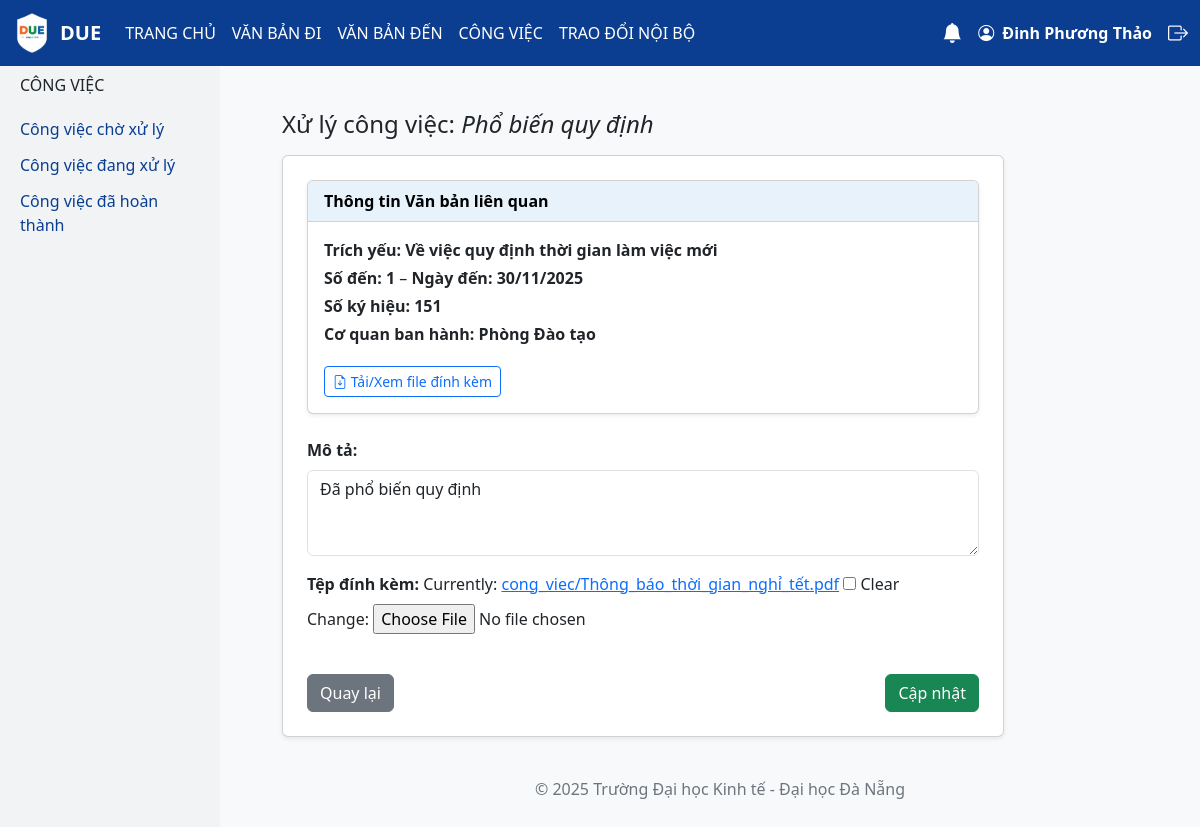
/xu_ly_cong_viec/1/ (signed in), run on the app's committed database.
### model_share/models.py (models this page shows, shortened)
class CongViec(models.Model):
    TRANG_THAI_CHOICES = [
        ("Chờ xử lý", "Chờ xử lý"),
        ("Đang xử lý", "Đang xử lý"),
        ("Yêu cầu sửa", "Yêu cầu sửa"),
        ("Chờ phê duyệt", "Chờ phê duyệt"),
        ("Hoàn thành", "Hoàn thành"),
    ]
    MaCV = models.AutoField(primary_key=True)
    TieuDe = models.CharField(max_length=255)
    MoTa = models.CharField(max_length=255, null=True, blank=True)
    NgayNhan = models.DateField()
    HanXuLy = models.DateField()
    TrangThai = models.CharField(max_length=100, choices=TRANG_THAI_CHOICES, default="Chờ xử lý")
    FileDinhKem = models.FileField(upload_to="cong_viec/", null=True, blank=True)
    NgayHoanThanh = models.DateTimeField(null=True, blank=True)
    MaVanBanDen = models.ForeignKey(VanBanDen, on_delete=models.CASCADE)
    NguoiXuLyChinh = models.ForeignKey(User, on_delete=models.CASCADE, null=True, blank=True)

class VanBanDen(models.Model):
    TRANG_THAI_CHOICES = [
        ("Đang xử lý", "Đang xử lý"),
        ("Chờ phê duyệt", "Chờ phê duyệt"),
        ("Chờ xử lý", "Chờ xử lý"),
    ]
    DO_KHAN_CHOICES = [
        ("Thường", "Thường"),
        ("Khẩn", "Khẩn"),
    ]
    DO_MAT_CHOICES = [
        ("Thường", "Thường"),
        ("Mật", "Mật"),
    ]
    MaVanBanDen = models.AutoField(primary_key=True)
    SoDen = models.IntegerField()
    NgayDen = models.DateField()
    SoKyHieu = models.CharField(max_length=255, unique=True)
    TrichYeu = models.CharField(max_length=255)
    CoQuanBanHanh = models.CharField(max_length=100)
    NguoiXuLyChinh = models.CharField(max_length=255, null=True, blank=True)
    NguoiXuLy = models.CharField(max_length=255, null=True, blank=True)
    user = models.ForeignKey(User, on_delete=models.CASCADE)
    HanXuLy = models.DateField(null=True, blank=True)
    LoaiVanBan = models.CharField(max_length=100)
    TrangThai = models.CharField(max_length=100, choices=TRANG_THAI_CHOICES, default="Chờ xử lý")
    DoKhan = models.CharField(max_length=50, choices=DO_KHAN_CHOICES, default="Thường")
    DoMat = models.CharField(max_length=50, choices=DO_MAT_CHOICES, default="Thường")
    NguoiKy = models.CharField(max_length=255)
    NguoiDuyet = models.CharField(max_length=255)
    NgayBanHanh = models.DateField(null=True, blank=True)
    FileDinhKem = models.FileField(upload_to='vanbanden/', null=True, blank=True)
    NguoiNhan = models.ForeignKey(
        User,
        on_delete=models.SET_NULL,
        null=True,
        blank=True,
        related_name="vanbanden_nhan"
    )
    van_ban_di_lien_quan = models.ForeignKey(
        'vanbandi.VanBanDi',
        on_delete=models.SET_NULL,
        null=True,
        blank=True
    )

### congviec/views.py (the view, shortened to what this page needs)
# urls.py: path('xu_ly_cong_viec/<int:ma_cv>/', views.xu_ly_cong_viec, name='xu_ly_cong_viec'),
@login_required(login_url='/accounts/login/')
def xu_ly_cong_viec(request, ma_cv):
    cv = get_object_or_404(CongViec, MaCV=ma_cv)
    vanban = cv.MaVanBanDen
    form = XuLyCongViecForm(request.POST or None, request.FILES or None, instance=cv)
    return render(request, 'congviec/xu_ly_cong_viec.html', {
        'cv': cv,
        'vanban': vanban,
        'form': form
    })

### congviec/forms.py
class XuLyCongViecForm(forms.ModelForm):
    class Meta:
        model = CongViec
        fields = ['MoTa', 'FileDinhKem']
        widgets = {
            'MoTa': forms.Textarea(attrs={
                'class': 'form-control',
                'rows': 3,
                'placeholder': 'Nhập mô tả hoặc ghi chú khi xử lý công việc'
}),
        }

### congviec/context_processors.py (called while the page is built)
def notifications(request):
    if request.user.is_authenticated:
        unread_count = Notification.objects.filter(user=request.user, is_read=False).count()
        notifications = Notification.objects.filter(user=request.user).order_by('-created_at')[:5]
        return {'unread_count': unread_count, 'notifications': notifications}
    return {'unread_count': 0, 'notifications': []}

### congviec/templates/congviec/xu_ly_cong_viec.html (shortened to what this page needs)
{% extends 'base.html' %}
{% block content %}
<div class="row">
    <div class="col-md-2 sidebar">
        <h6 class="text-uppercase mb-3">Công việc</h6>
        <a href="{% url 'cong_viec_cho_xu_ly' %}">Công việc chờ xử lý</a>
        <a href="{% url 'cong_viec_dang_xu_ly' %}">Công việc đang xử lý</a>
        <a href="{% url 'cong_viec_da_hoan_thanh' %}">Công việc đã hoàn thành</a>
    </div>
    <div class="col-md-10">
        <div class="container mt-4">
            <h4>Xử lý công việc: <em>{{ cv.TieuDe }}</em></h4>
            <form method="post" enctype="multipart/form-data" class="card p-4 shadow-sm mt-3">
                <div class="card shadow-sm mb-4">
                    <div class="card-header bg-custom-header text-dark fw-bold">
                        Thông tin Văn bản liên quan
                    </div>
                    <div class="card-body">
                        <p class="mb-1"><b>Trích yếu:</b> <span class="fw-semibold">{{ vanban.TrichYeu }}</span></p>
                        <p class="mb-1"><b>Số đến:</b> <span class="fw-semibold">{{ vanban.SoDen }}</span> –
                        <b>Ngày đến:</b> <span class="fw-semibold">{{ vanban.NgayDen|date:"d/m/Y" }}</span></p>
                        <p class="mb-1"><b>Số ký hiệu:</b> <span class="fw-semibold">{{ vanban.SoKyHieu }}</span></p>
                        <p class="mb-1"><b>Cơ quan ban hành:</b> <span class="fw-semibold">{{ vanban.CoQuanBanHanh }}</span></p>
                        {% if vanban.FileDinhKem %}
                            <a href="{{ vanban.FileDinhKem.url }}" target="_blank" class="btn btn-outline-primary btn-sm mt-3">
                                <i class="bi bi-file-earmark-arrow-down"></i> Tải/Xem file đính kèm
                            </a>
                        {% endif %}
                    </div>
                </div>
                    <div class="mb-3">
                    <label class="form-label fw-bold">Mô tả:</label>  {{ form.MoTa }}</div>
                    <div class="mb-3">
                        <label class="form-label fw-bold">Tệp đính kèm:</label>
                        {{ form.FileDinhKem }}
                    </div>
                <div class="d-flex justify-content-between mt-4">
                    <a href="{% url 'cong_viec_cho_xu_ly' %}" class="btn btn-secondary">Quay lại</a>
                    <button type="submit" class="btn btn-success">Cập nhật</button>
                </div>
            </form>
        </div>
    </div>
</div>
{% endblock %}

### templates/base.html (shortened to what this page needs)
<!DOCTYPE html>
<html lang="vi">
<head>
  <link href="https://cdn.jsdelivr.net/npm/bootstrap@5.3.0/dist/css/bootstrap.min.css" rel="stylesheet">
  <link href="https://cdn.jsdelivr.net/npm/bootstrap-icons@1.10.5/font/bootstrap-icons.css" rel="stylesheet">
</head>
{% load static %}
<body>
<nav class="navbar navbar-expand-lg navbar-dark fixed-top">
  <div class="container-fluid">
    <a class="navbar-brand fw-bold d-flex align-items-center" href="/">
      <img src="{% static 'images/logo.due.png' %}" height="40" class="me-2" alt="Logo DUE">
      DUE
    </a>
    <div class="collapse navbar-collapse" id="navMenu">
      <ul class="navbar-nav me-auto mb-2 mb-lg-0">
        <li class="nav-item"><a class="nav-link" href="/">TRANG CHỦ</a></li>
        <li class="nav-item"><a class="nav-link" href="{% url 'lap_du_thao' %}">VĂN BẢN ĐI</a></li>
        <li class="nav-item"><a class="nav-link" href="{% url 'vanban_cho_xuly' %}">VĂN BẢN ĐẾN</a></li>
        <li class="nav-item"><a class="nav-link" href="{% url 'cong_viec_cho_xu_ly' %}">CÔNG VIỆC</a></li>
        <li class="nav-item"><a class="nav-link" href="{% url 'soan_tin' %}">TRAO ĐỔI NỘI BỘ</a></li>
      </ul>
      <div class="d-flex align-items-center position-relative">
        {% if user.is_authenticated %}
        <div class="dropdown me-3">
          <a class="text-white position-relative" href="#" role="button" id="dropdownNotification" data-bs-toggle="dropdown" aria-expanded="false">
            <i class="bi bi-bell-fill fs-5"></i>
          </a>
        </div>
        <a href="{% url 'profile' %}" class="text-white me-3 fw-bold text-decoration-none">
          <i class="bi bi-person-circle me-1"></i> {{ user.first_name }} {{ user.last_name }}
        </a>
        <a href="/accounts/logout/" class="text-white">
          <i class="bi bi-box-arrow-right fs-5"></i>
        </a>
        {% else %}
        <a href="/accounts/login/" class="text-white me-2">
          <i class="bi bi-person-circle fs-5"></i>
        </a>
        {% endif %}
      </div>
    </div>
  </div>
</nav>
<div class="content">
  {% block content %}{% endblock %}
  <footer>
    <p>© 2025 Trường Đại học Kinh tế - Đại học Đà Nẵng</p>
  </footer>
</div>
</body>
</html>

### templates/base.html (style rules this page uses)
body { background: #f8f9fa; padding-top: 56px; }
.navbar { background-color: #0b3d91; }
.navbar .nav-link, .navbar-brand { color: white !important; }
:root { --soft-blue: #e7f2fa; --soft-blue-border: #bcd7e8; }
.card-header { background-color: var(--soft-blue) !important; color: #000 !important; border-bottom: 1px solid var(--soft-blue-border) !important; }
.sidebar { background: #f1f3f5; width: 220px; min-height: 100vh; position: fixed; top: 56px; left: 0; padding: 20px; overflow: auto; }
.sidebar a { color: #0b3d91; text-decoration: none; display: block; padding: 6px 0; }
.content { margin-left: 240px; padding: 30px; }
footer { text-align: center; color: #6c757d; margin-top: 40px; }

### data on the page
CongViec: TieuDe "Phổ biến quy định", MoTa "Đã phổ biến quy định"
VanBanDen: TrichYeu "Về việc quy định thời gian làm việc mới", SoDen "1", NgayDen "30/11/2025", SoKyHieu "151", CoQuanBanHanh "Phòng Đào tạo"

### other printed values
{{ user.first_name }} "Đinh Phương"
{{ user.last_name }} "Thảo"
